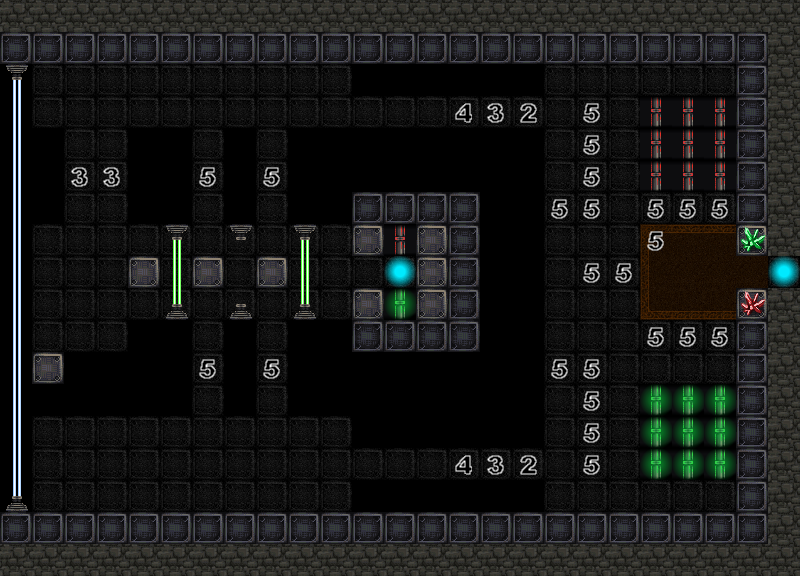

A 2D game scene composited from a Tiled map and its tileset images. What follows is a short description and the map's XML, with each tile layer's data collapsed to a summary:
An orthogonal 25x18 tile map with 32x32 px tiles, 2 tile layers (background, interactive).

<map version="1.0" orientation="orthogonal" width="25" height="18" tilewidth="32" tileheight="32">
 <properties>
  <property name="saiyan" value="50" />
  <property name="text" value="Je sens que j'approche de la sortie !" />
 </properties>
 <tileset firstgid="1" name="tileset" tilewidth="32" tileheight="32">
  <image source="../gfx/tileset.png" width="320" height="320" />
 </tileset>
 <layer name="background" width="25" height="18">
  <data>[450 cells, 450 non-empty, 11 distinct tile ids]</data>
 </layer>
 <layer name="interactive" width="25" height="18">
  <data>[450 cells, 446 non-empty, 20 distinct tile ids]</data>
 </layer>
</map>
